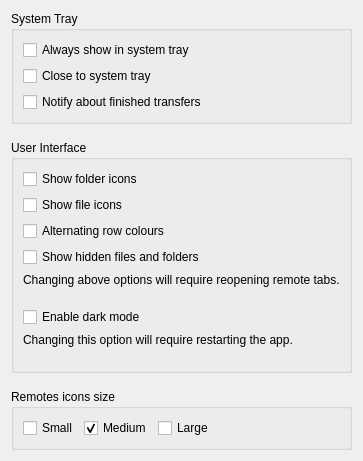
                    <widget class="QWidget" name="tab_2">
                        <attribute name="title">
                            <string>Interface</string>
                        </attribute>
                        <layout class="QVBoxLayout" name="verticalLayout_2">
                            <item>
                                <widget class="QGroupBox" name="groupBox_3">
                                    <property name="title">
                                        <string>System Tray</string>
                                    </property>
                                    <layout class="QGridLayout" name="gridLayout_4">
                                        <item row="0" column="0">
                                            <widget class="QCheckBox" name="alwaysShowInTray">
                                                <property name="text">
                                                    <string>Always show in system tray</string>
                                                </property>
                                            </widget>
                                        </item>
                                        <item row="1" column="0">
                                            <widget class="QCheckBox" name="closeToTray">
                                                <property name="text">
                                                    <string>Close to system tray</string>
                                                </property>
                                            </widget>
                                        </item>
                                        <item row="2" column="0">
                                            <widget class="QCheckBox" name="notifyFinishedTransfers">
                                                <property name="text">
                                                    <string>Notify about finished transfers</string>
                                                </property>
                                            </widget>
                                        </item>
                                    </layout>
                                </widget>
                            </item>
                            <item>
                                <spacer name="verticalSpacer2">
                                    <property name="orientation">
                                        <enum>Qt::Vertical</enum>
                                    </property>
                                    <property name="sizeType">
                                        <enum>QSizePolicy::Fixed</enum>
                                    </property>
                                    <property name="sizeHint" stdset="0">
                                        <size>
                                            <width>0</width>
                                            <height>10</height>
                                        </size>
                                    </property>
                                </spacer>
                            </item>
                            <item>
                                <widget class="QGroupBox" name="groupBox">
                                    <property name="title">
                                        <string>User Interface</string>
                                    </property>
                                    <layout class="QGridLayout" name="gridLayout">
                                        <item row="1" column="0" colspan="2">
                                            <widget class="QCheckBox" name="showFileIcons">
                                                <property name="sizePolicy">
                                                    <sizepolicy hsizetype="Fixed" vsizetype="Fixed">
                                                        <horstretch>0</horstretch>
                                                        <verstretch>0</verstretch>
                                                    </sizepolicy>
                                                </property>
                                                <property name="text">
                                                    <string>Show file icons</string>
                                                </property>
                                            </widget>
                                        </item>
                                        <item row="3" column="0" colspan="2">
                                            <widget class="QCheckBox" name="rowColors">
                                                <property name="text">
                                                    <string>Alternating row colours</string>
                                                </property>
                                            </widget>
                                        </item>
                                        <item row="4" column="0">
                                            <widget class="QCheckBox" name="showHidden">
                                                <property name="text">
                                                    <string>Show hidden files and folders</string>
                                                </property>
                                            </widget>
                                        </item>
                                        <item row="5" column="0" colspan="3">
                                            <widget class="QLabel" name="info">
                                                <property name="text">
                                                    <string>Changing above options will require reopening remote tabs.
                                                    </string>
                                                </property>
                                            </widget>
                                        </item>
                                        <item row="7" column="0" colspan="3">
                                            <widget class="QLabel" name="darkMode_info">
                                                <property name="text">
                                                    <string>Changing this option will require restarting the app.
                                                    </string>
                                                </property>
                                            </widget>
                                        </item>
                                        <item row="0" column="0" colspan="2">
                                            <widget class="QCheckBox" name="showFolderIcons">
                                                <property name="sizePolicy">
                                                    <sizepolicy hsizetype="Fixed" vsizetype="Fixed">
                                                        <horstretch>0</horstretch>
                                                        <verstretch>0</verstretch>
                                                    </sizepolicy>
                                                </property>
                                                <property name="text">
                                                    <string>Show folder icons</string>
                                                </property>
                                            </widget>
                                        </item>
                                        <item row="6" column="0">
                                            <widget class="QCheckBox" name="darkMode">
                                                <property name="text">
                                                    <string>Enable dark mode</string>
                                                </property>
                                            </widget>
                                        </item>
                                    </layout>
                                </widget>
                            </item>
                            <item>
                                <spacer name="verticalSpacer3">
                                    <property name="orientation">
                                        <enum>Qt::Vertical</enum>
                                    </property>
                                    <property name="sizeType">
                                        <enum>QSizePolicy::Fixed</enum>
                                    </property>
                                    <property name="sizeHint" stdset="0">
                                        <size>
                                            <width>0</width>
                                            <height>10</height>
                                        </size>
                                    </property>
                                </spacer>
                            </item>
                            <item>
                                <widget class="QGroupBox" name="groupBox_5">
                                    <property name="enabled">
                                        <bool>true</bool>
                                    </property>
                                    <property name="sizePolicy">
                                        <sizepolicy hsizetype="Preferred" vsizetype="Fixed">
                                            <horstretch>0</horstretch>
                                            <verstretch>0</verstretch>
                                        </sizepolicy>
                                    </property>
                                    <property name="title">
                                        <string>Remotes icons size</string>
                                    </property>
                                    <layout class="QHBoxLayout" name="horizontalLayout">
                                        <item>
                                            <widget class="QCheckBox" name="cb_small">
                                                <property name="text">
                                                    <string>Small</string>
                                                </property>
                                                <property name="autoExclusive">
                                                    <bool>true</bool>
                                                </property>
                                                <property name="tristate">
                                                    <bool>false</bool>
                                                </property>
                                            </widget>
                                        </item>
                                        <item>
                                            <widget class="QCheckBox" name="cb_medium">
                                                <property name="text">
                                                    <string>Medium</string>
                                                </property>
                                                <property name="checked">
                                                    <bool>true</bool>
                                                </property>
                                                <property name="autoExclusive">
                                                    <bool>true</bool>
                                                </property>
                                            </widget>
                                        </item>
                                        <item>
                                            <widget class="QCheckBox" name="cb_large">
                                                <property name="text">
                                                    <string>Large</string>
                                                </property>
                                                <property name="autoExclusive">
                                                    <bool>true</bool>
                                                </property>
                                            </widget>
                                        </item>
                                        <item>
                                            <spacer name="horizontalSpacer">
                                                <property name="orientation">
                                                    <enum>Qt::Horizontal</enum>
                                                </property>
                                                <property name="sizeHint" stdset="0">
                                                    <size>
                                                        <width>40</width>
                                                        <height>20</height>
                                                    </size>
                                                </property>
                                            </spacer>
                                        </item>
                                    </layout>
                                </widget>
                            </item>
                            <item>
                                <spacer name="verticalSpacer_Interface">
                                    <property name="orientation">
                                        <enum>Qt::Vertical</enum>
                                    </property>
                                    <property name="sizeHint" stdset="0">
                                        <size>
                                            <width>20</width>
                                            <height>0</height>
                                        </size>
                                    </property>
                                </spacer>
                            </item>
                        </layout>
                    </widget>
